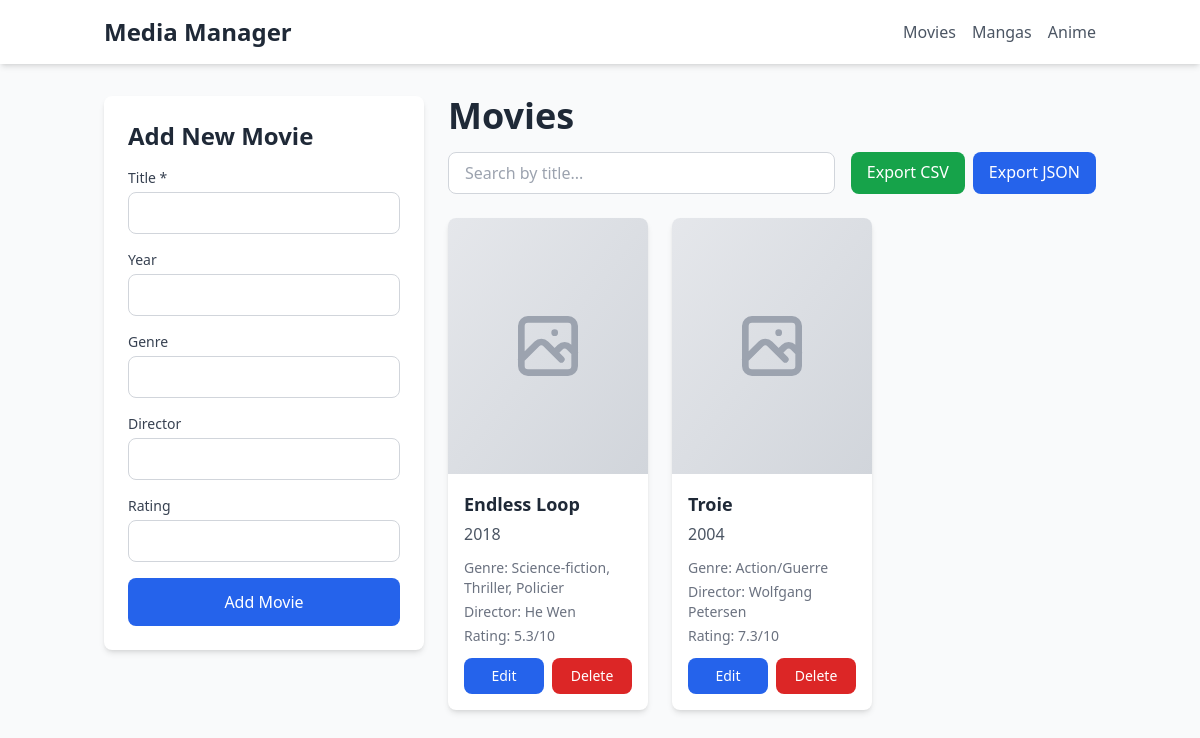
The page /movies/ on the database as committed earlier.
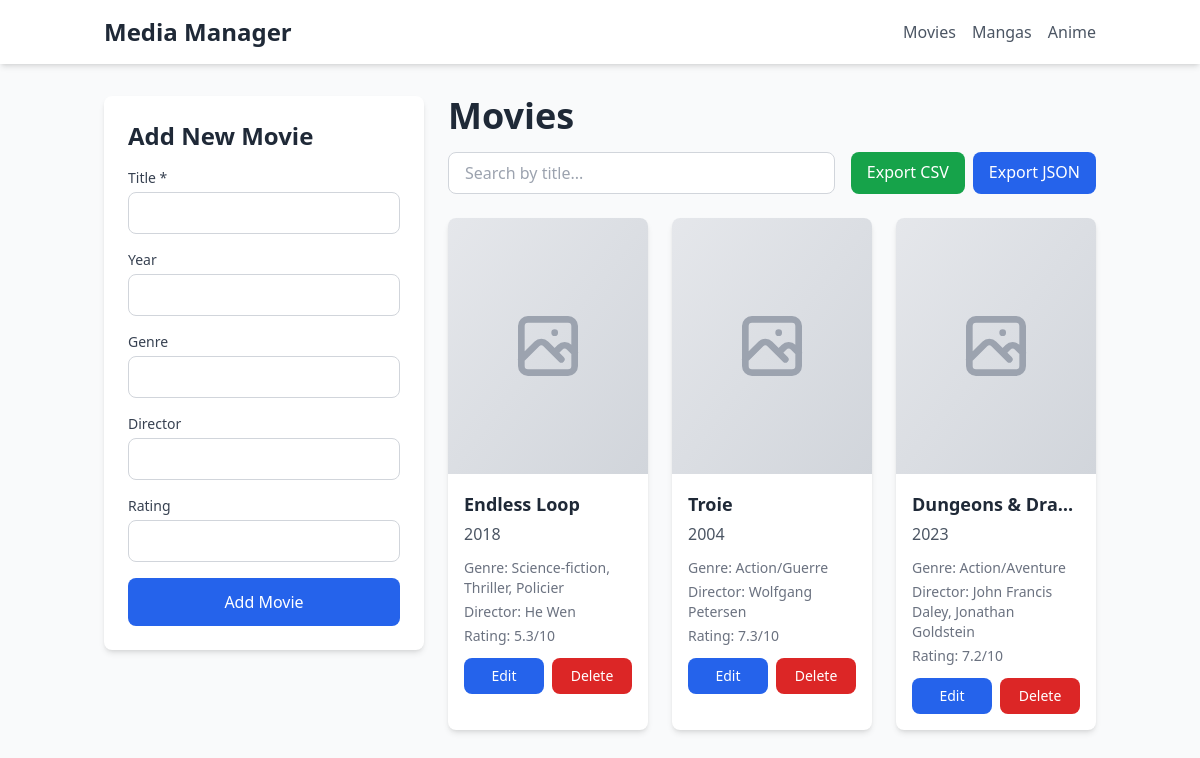
The same page on the database as committed later.
### app/models.py (models this page shows)
class Movie(db.Model):
    __tablename__ = 'movies'
    id = db.Column(db.Integer, primary_key=True)
    title = db.Column(db.String(200), nullable=False)
    year = db.Column(db.Integer, nullable=True)
    genre = db.Column(db.String(100), nullable=True)
    director = db.Column(db.String(100), nullable=True)
    rating = db.Column(db.Float, nullable=True)
    def to_dict(self):
        return {
            'id': self.id,
            'title': self.title,
            'year': self.year,
            'genre': self.genre,
            'director': self.director,
            'rating': self.rating
        }

### app/blueprints/movies.py (the view)
@movies_bp.route('/')
def list_movies():
    search = request.args.get('search', '')
    if search:
        items = Movie.query.filter(Movie.title.contains(search)).all()
    else:
        items = Movie.query.all()
    items = [m.to_dict() for m in items]
    return render_template('list.html', items=items, category='movies', title='Movies')

### app/templates/list.html (shortened to what this page needs)
<!DOCTYPE html>
<html lang="en">
<head>
    <script src="https://cdn.tailwindcss.com"></script>
</head>
<body class="bg-gray-50 min-h-screen">
    <nav class="bg-white shadow-md mb-8">
        <div class="container mx-auto px-4 py-4">
            <div class="flex items-center justify-between">
                <a href="/" class="text-2xl font-bold text-gray-800 hover:text-blue-600">Media Manager</a>
                <div class="flex space-x-4">
                    <a href="/movies" class="text-gray-600 hover:text-blue-600 font-medium">Movies</a>
                    <a href="/mangas" class="text-gray-600 hover:text-blue-600 font-medium">Mangas</a>
                    <a href="/anime" class="text-gray-600 hover:text-blue-600 font-medium">Anime</a>
                </div>
            </div>
        </div>
    </nav>
    <div class="container mx-auto px-4 flex gap-6">
        <aside class="w-80 bg-white rounded-lg shadow-md p-6 h-fit sticky top-4">
            <h2 class="text-2xl font-bold text-gray-800 mb-4">Add New {{ title[:-1] }}</h2>
            <form method="POST" action="/{{ category }}/add" class="space-y-4">
                {% if category == 'movies' %}
                    <div>
                        <label class="block text-sm font-medium text-gray-700 mb-1">Title *</label>
                        <input type="text" name="title" required
                               class="w-full px-4 py-2 border border-gray-300 rounded-lg focus:ring-2 focus:ring-blue-500 focus:border-transparent">
                    </div>
                    <div>
                        <label class="block text-sm font-medium text-gray-700 mb-1">Year</label>
                        <input type="number" name="year"
                               class="w-full px-4 py-2 border border-gray-300 rounded-lg focus:ring-2 focus:ring-blue-500 focus:border-transparent">
                    </div>
                    <div>
                        <label class="block text-sm font-medium text-gray-700 mb-1">Genre</label>
                        <input type="text" name="genre"
                               class="w-full px-4 py-2 border border-gray-300 rounded-lg focus:ring-2 focus:ring-blue-500 focus:border-transparent">
                    </div>
                    <div>
                        <label class="block text-sm font-medium text-gray-700 mb-1">Director</label>
                        <input type="text" name="director"
                               class="w-full px-4 py-2 border border-gray-300 rounded-lg focus:ring-2 focus:ring-blue-500 focus:border-transparent">
                    </div>
                    <div>
                        <label class="block text-sm font-medium text-gray-700 mb-1">Rating</label>
                        <input type="number" step="0.1" name="rating"
                               class="w-full px-4 py-2 border border-gray-300 rounded-lg focus:ring-2 focus:ring-blue-500 focus:border-transparent">
                    </div>
                {% endif %}
                <button type="submit"
                        class="w-full px-6 py-3 bg-blue-600 text-white rounded-lg hover:bg-blue-700 transition-colors font-medium">
                    Add {{ title[:-1] }}
                </button>
            </form>
        </aside>
        <main class="flex-1">
            <div class="mb-6">
                <h1 class="text-4xl font-bold text-gray-800 mb-4">{{ title }}</h1>
                <div class="flex flex-col md:flex-row gap-4 mb-6">
                    <form method="GET" class="flex-1">
                        <input type="text" name="search" placeholder="Search by title..."
                               value="{{ request.args.get('search', '') }}"
                               class="w-full px-4 py-2 border border-gray-300 rounded-lg focus:ring-2 focus:ring-blue-500 focus:border-transparent">
                    </form>
                    <div class="flex gap-2">
                        <a href="/{{ category }}/export/csv"
                           class="px-4 py-2 bg-green-600 text-white rounded-lg hover:bg-green-700 transition-colors">
                            Export CSV
                        </a>
                        <a href="/{{ category }}/export/json"
                           class="px-4 py-2 bg-blue-600 text-white rounded-lg hover:bg-blue-700 transition-colors">
                            Export JSON
                        </a>
                    </div>
                </div>
            </div>
            {% if items|length == 0 %}
            <div class="text-center py-12 text-gray-500 bg-white rounded-lg shadow-md">
                <svg class="w-16 h-16 mx-auto mb-4 text-gray-400" fill="none" stroke="currentColor" viewBox="0 0 24 24">
                    <path stroke-linecap="round" stroke-linejoin="round" stroke-width="2" d="M20 13V6a2 2 0 00-2-2H6a2 2 0 00-2 2v7m16 0v5a2 2 0 01-2 2H6a2 2 0 01-2-2v-5m16 0h-2.586a1 1 0 00-.707.293l-2.414 2.414a1 1 0 01-.707.293h-3.172a1 1 0 01-.707-.293l-2.414-2.414A1 1 0 006.586 13H4"></path>
                </svg>
                <p class="text-lg">No items found. Add your first {{ title[:-1].lower() }}!</p>
            </div>
            {% else %}
            <div class="grid grid-cols-1 md:grid-cols-2 lg:grid-cols-3 xl:grid-cols-4 gap-6">
                {% for item in items %}
                <div class="bg-white rounded-lg shadow-md overflow-hidden hover:shadow-xl transition-shadow duration-300">
                    <div class="bg-gradient-to-br from-gray-200 to-gray-300 h-64 flex items-center justify-center">
                    </div>
                    <div class="p-4">
                        <h3 class="text-lg font-bold text-gray-800 mb-1 truncate" title="{{ item.title }}">{{ item.title }}</h3>
                        <p class="text-gray-600 mb-3">{{ item.year or 'Year Unknown' }}</p>
                        <div class="text-sm text-gray-500 mb-3 space-y-1">
                            {% if category == 'movies' %}
                                {% if item.genre %}<p><span class="font-medium">Genre:</span> {{ item.genre }}</p>{% endif %}
                                {% if item.director %}<p><span class="font-medium">Director:</span> {{ item.director }}</p>{% endif %}
                                {% if item.rating %}<p><span class="font-medium">Rating:</span> {{ item.rating }}/10</p>{% endif %}
                            {% elif category == 'mangas' %}
                                {% if item.author %}<p><span class="font-medium">Author:</span> {{ item.author }}</p>{% endif %}
                                {% if item.volumes %}<p><span class="font-medium">Volumes:</span> {{ item.volumes }}</p>{% endif %}
                                {% if item.status %}<p><span class="font-medium">Status:</span> {{ item.status }}</p>{% endif %}
                            {% else %}
                                {% if item.studio %}<p><span class="font-medium">Studio:</span> {{ item.studio }}</p>{% endif %}
                                {% if item.episodes %}<p><span class="font-medium">Episodes:</span> {{ item.episodes }}</p>{% endif %}
                                {% if item.status %}<p><span class="font-medium">Status:</span> {{ item.status }}</p>{% endif %}
                            {% endif %}
                        </div>
                        <div class="flex gap-2">
                            <button onclick="openEditModal({{ item.id }})"
                                    class="flex-1 px-4 py-2 bg-blue-600 text-white rounded-lg hover:bg-blue-700 transition-colors text-sm font-medium">
                                Edit
                            </button>
                            <a href="/{{ category }}/delete/{{ item.id }}"
                               onclick="return confirm('Are you sure you want to delete {{ item.title }}?')"
                               class="flex-1 px-4 py-2 bg-red-600 text-white rounded-lg hover:bg-red-700 transition-colors text-sm font-medium text-center">
                                Delete
                            </a>
                        </div>
                    </div>
                </div>
                {% endfor %}
            </div>
            {% endif %}
        </main>
    </div>
</body>
</html>

Rows that differ between the two databases and show on the page:
added Movie: title "Dungeons & Dra…", year "2023", genre "Action/Aventure", director "John Francis Daley, Jonathan Goldstein", rating "7.2"
